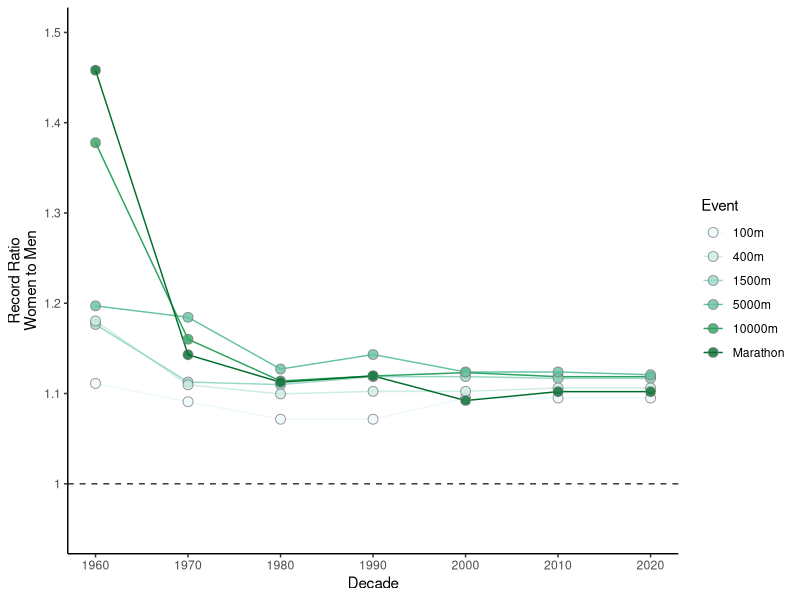
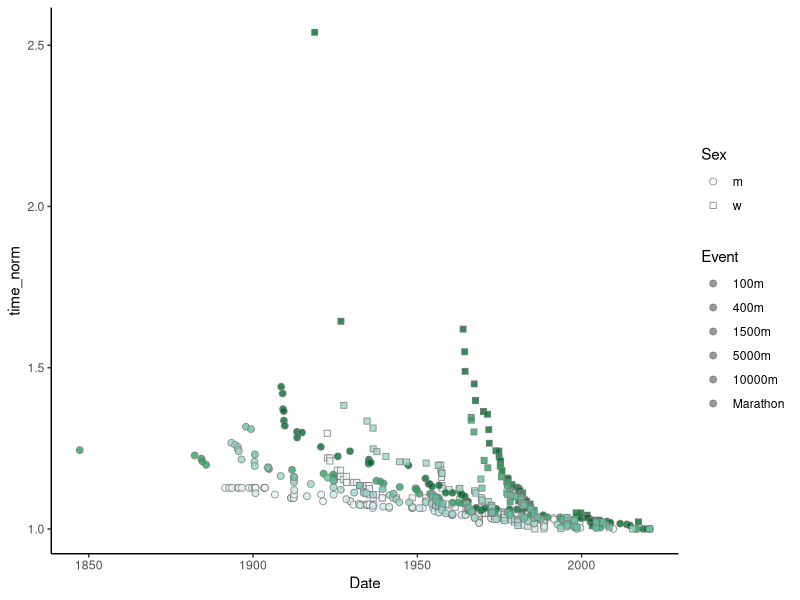

Reproduce these figures in R, in order.
# ------------------------------------------------------------------------------
# Final Figure Examples
# May 10, 2021
# TS O'Leary
# ------------------------------------------------------------------------------


# Load Libraries
require(tidyverse)
require(plotly)

# Load data
df_r <- read_csv(here::here("world_record_progression/ratio.csv"))
dat <- read_csv(here::here("world_record_progression/world_record_progression_data.csv"), 
                col_types = cols(Time = "c"))


# Ratio figure -----
df_r <- df_r %>%
  mutate(w_m_ratio = w/m) %>%
  filter(decade >= 1960) 

# Reorder the events from shortest to longest
df_r$event <- factor(df_r$event, levels = c("100", 
                                            "400", 
                                            "1500",
                                            "5000",
                                            "10000",
                                            "marathon"))

# Plot
df_r %>%
  ggplot() + 
  geom_line(aes(x = decade, y = w_m_ratio, color = event)) +
  geom_point(aes(x = decade, y = w_m_ratio, fill = event), 
             shape = 21, 
             color = "grey50", 
             size = 3, 
             alpha = 0.8) +
  labs(x = "Decade") +
  scale_fill_brewer(palette = 2, 
                    name = "Event",
                    labels = c("100m", 
                               "400m", 
                               "1500m",
                               "5000m",
                               "10000m",
                               "Marathon")) +
  scale_color_brewer(palette = 2, 
                     name = "Event",
                     labels = c("100m", 
                                "400m", 
                                "1500m",
                                "5000m",
                                "10000m",
                                "Marathon")) +
  scale_y_continuous(name = "Record Ratio\nWomen to Men", 
                     breaks = c(1.0, 1.1, 1.2, 1.3, 1.4, 1.5), 
                     labels = c(1.0, 1.1, 1.2, 1.3, 1.4, 1.5), 
                     limits = c(0.95, 1.5)) + 
  scale_x_continuous(name = "Decade", 
                     breaks = c(1960, 1970, 1980, 1990, 2000, 2010, 2020)) + 
  geom_hline(yintercept = 1, linetype = "dashed", color = "grey20") +
  theme_classic()


# Non-linear fits figures -----

# Normalize data to the fastest time (male) 
dat <- dat %>%
  group_by(event) %>%
  mutate(time_norm_male = time_s/min(time_s))

# Reorder the events from shortest to longest
dat$event <- factor(dat$event, levels = c("100", 
                                          "400", 
                                          "1500",
                                          "5000",
                                          "10000",
                                          "marathon"))


# Clean data to include only the fastest times to date 
dat %>%
  ggplot() +
  geom_point(aes(x = Date, 
                 y = time_norm, 
                 fill = event, 
                 shape = sex),
             color = "grey50", 
             alpha = 0.8,
             size = 2) +
  scale_fill_brewer(palette = 2, 
                    name = "Event",
                    labels = c("100m", 
                               "400m", 
                               "1500m",
                               "5000m",
                               "10000m",
                               "Marathon")) +
  scale_shape_manual(name = "Sex",
                     values = c(21, 22)) +
  theme_classic()
